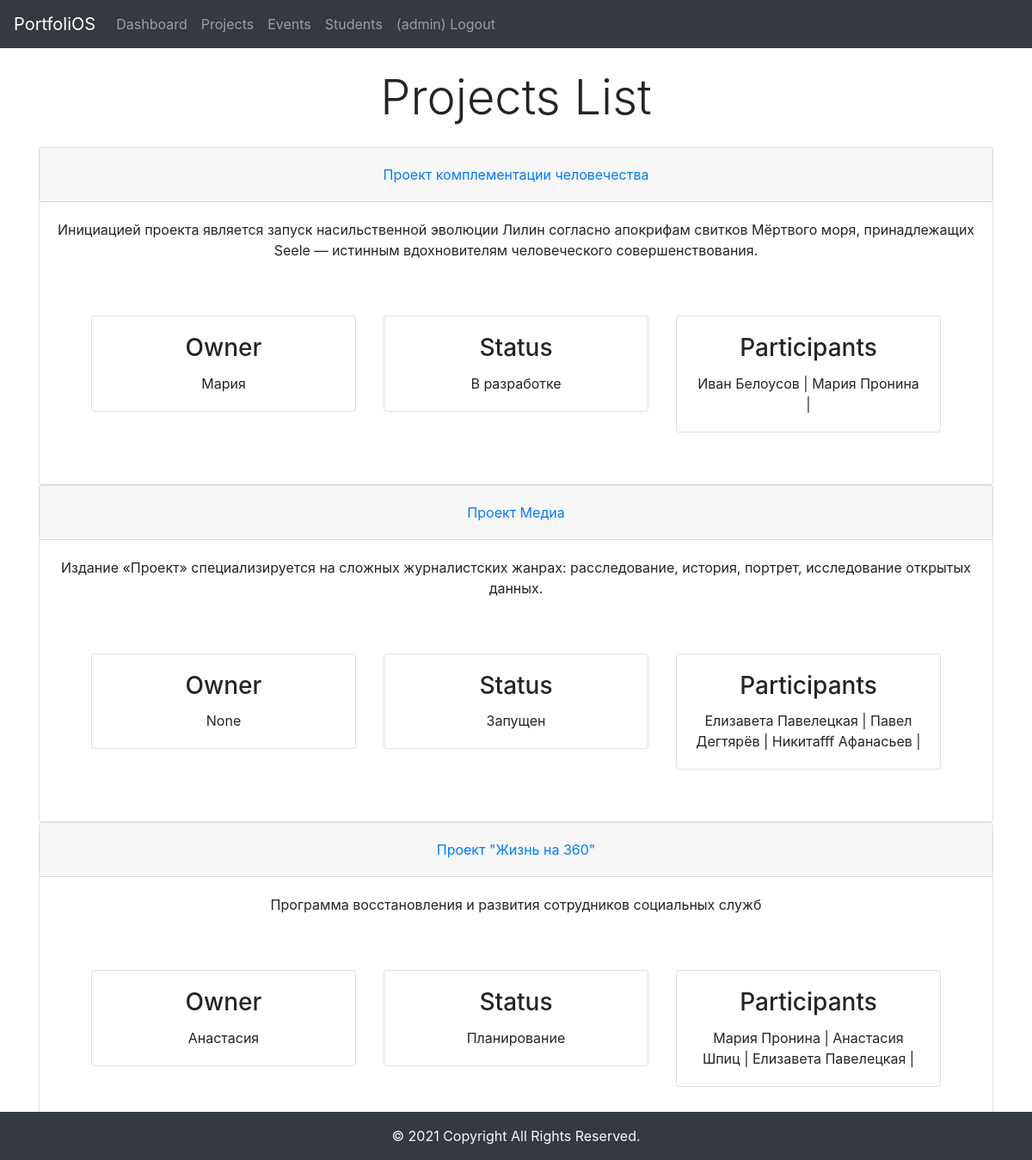
The page /projects/ (signed in) on the database as committed earlier.
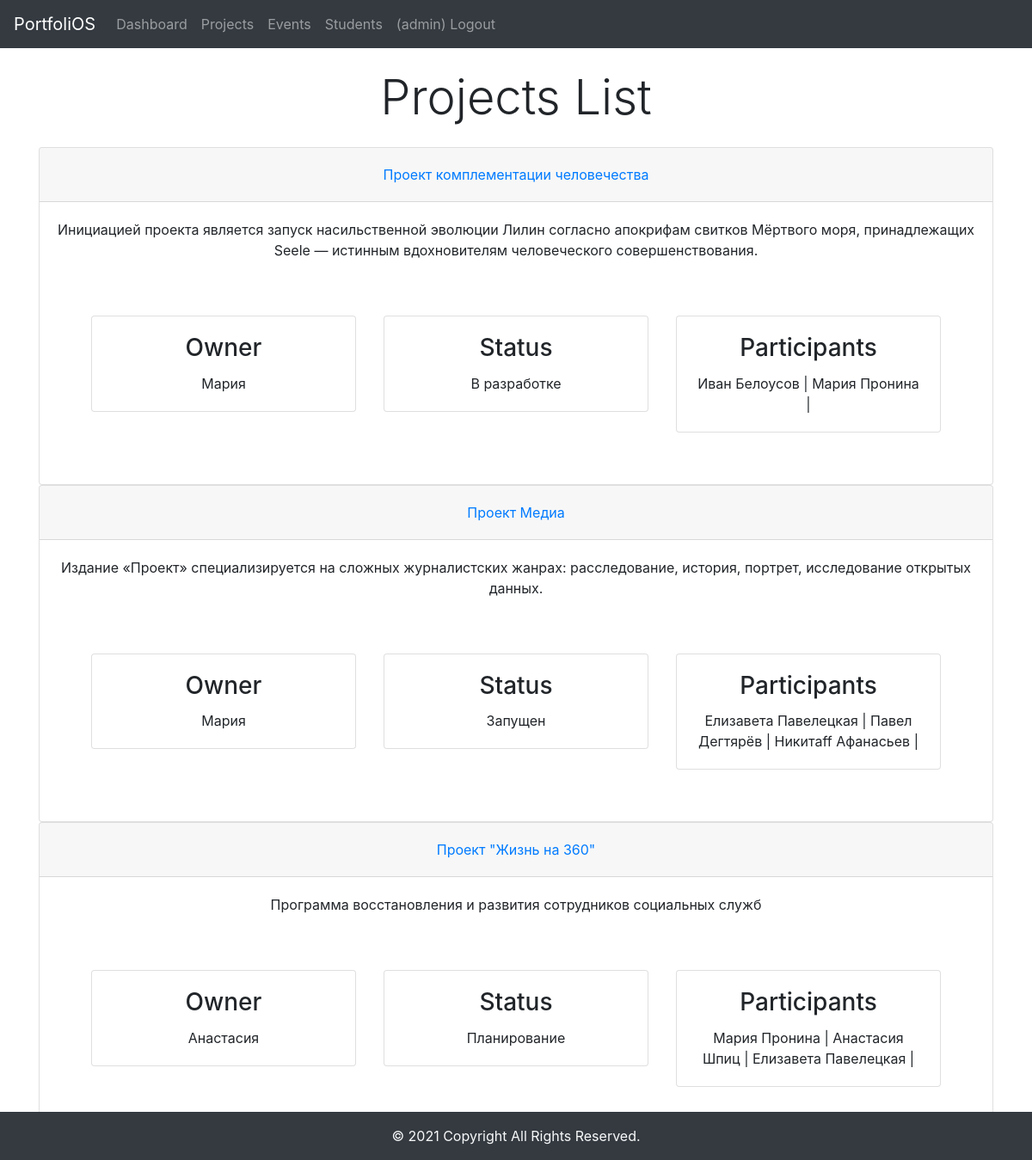
The same page on the database as committed later.
### accs/models.py (models this page shows, shortened)
class Project(models.Model):
    name = models.CharField(max_length=200, null=True)
    description = models.CharField(max_length=2000, null=True, blank=True)
    status = models.CharField(max_length=200, null=True)
    date_created= models.DateTimeField(auto_now_add=True, null=True)
    owner = models.ForeignKey(Student, null=True, related_name='ownership', on_delete=models.SET_NULL)
    participants = models.ManyToManyField(Student)
    history = HistoricalRecords()

class Student(models.Model):
    name = models.CharField(max_length=200, null=True)
    lname = models.CharField(max_length=200, null=True)
    course = models.IntegerField(null=True)
    date_created= models.DateTimeField(auto_now_add=True, null=True)
    history = HistoricalRecords()
    def __str__(self):
        return self.name

### accs/views.py (the view)
# urls.py: path('projects/', views.projects, name="projects"),
@login_required
def projects(req):
    projects = Project.objects.all()
    ctx = {'projects':projects}
    return render(req, 'accs/projects.html', ctx)

### accs/templates/accs/projects.html
{% extends 'accs/main.html' %}
{% block content %}
<div class="container text-center my-4">
    <h1 class="display-4">Projects List</h1>
</div>
<div class="container text-center my-4">
    <div id="accordion">
        {% for p in projects%}
          <div class="card">
            <div class="card-header" id="heading{{p.id}}">
              <h5 class="mb-0">
                <button class="btn btn-link" data-toggle="collapse" data-target="#collapse{{p.id}}" aria-expanded="true" aria-controls="collapse{{p.id}}">
                  {{p.name}}
                </button>
              </h5>
            </div>
            <div id="collapse{{p.id}}" class="collapse show" aria-labelledby="heading{{p.id}}" data-parent="#accordion">
              <div class="card-body">
                {{p.description}}
              </div>
                <div class="card-body">
                  <div class="row m-4">
                      <div class="col-sm-4 px-3 pb-3 text-center">
                        <div class="card">
                          <div class="card-body">
                            <h3 class="card-title">Owner</h3>
                            <p class="card-text">{{p.owner}}</p>
                          </div>
                        </div>
                      </div>
                      <div class="col-sm-4 px-3 pb-3 text-center">
                        <div class="card">
                          <div class="card-body">
                            <h3 class="card-title">Status</h3>
                            <p class="card-text">{{p.status}}</p>
                          </div>
                        </div>
                      </div>
                      <div class="col-sm-4 px-3 pb-3 text-center">
                          <div class="card">
                            <div class="card-body">
                              <h3 class="card-title">Participants</h3>
                              <p class="card-text">
                                  {% for pp in p.participants.all %}
                                    {{pp.name}} {{pp.lname}} |
                                  {% endfor %}
                              </p>
                            </div>
                          </div>
                        </div>
                    </div>
                </div>
              </div>
            </div>
        {% endfor %}
      </div>
</div>
{% endblock %}

### accs/templates/accs/main.html (shortened to what this page needs)
<!DOCTYPE html>
<html lang="en">
<head>
    <link rel="stylesheet" href="https://maxcdn.bootstrapcdn.com/bootstrap/4.0.0/css/bootstrap.min.css">
</head>
<body>
    {% include 'accs/nav.html' %}
    {% block content %}
    {% endblock %}
    {% include 'accs/footer.html' %}
</body>
</html>

### accs/templates/accs/nav.html (shortened to what this page needs)
<nav class="navbar navbar-expand-lg navbar-dark bg-dark">
    <a class="navbar-brand" href="#">PortfoliOS</a>
    <div class="collapse navbar-collapse" id="navbarNavAltMarkup">
      <div class="navbar-nav">
        <a class="nav-item nav-link" href="/">Dashboard</a>
        <a class="nav-item nav-link" href="/projects/">Projects</a>
        <a class="nav-item nav-link" href="/events/">Events</a>
        <a class="nav-item nav-link" href="/students/">Students</a>
        {% if user.is_authenticated %}
          <a class="nav-item nav-link" href="{% url 'logout'%}?next={{request.path}}">({{ user.get_username }}) Logout </a>
        {% else %}
          <a class="nav-item nav-link" href="{% url 'login'%}?next={{request.path}}">Login</a>
        {% endif %}
      </div>
    </div>
  </nav>

### accs/templates/accs/footer.html
<footer class="bg-dark text-light text-center text-lg-start fixed-bottom">
    <div class="p-3">
      © 2021 Copyright All Rights Reserved.
    </div>
</footer>

Rows that differ between the two databases and show on the page:
changed Project "Проект Медиа": owner "None" → "Мария"
changed Student "Афанасьев": name "Никитаfff" → "Никитаff"
